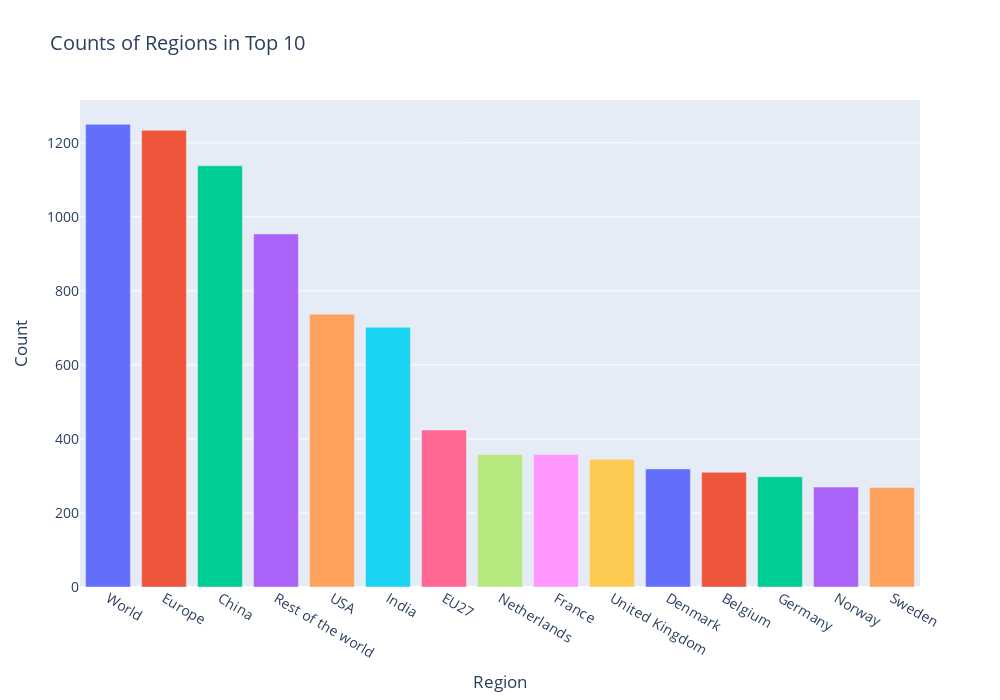

Write notebook code for a chart like this one.
### Code cell
color_sequence = ['#636EFA', '#EF553B', '#00CC96', '#AB63FA', '#FFA15A',
                  '#19D3F3', '#FF6692', '#B6E880', '#FF97FF', '#FECB52']

fig = px.bar(region_counts, 
             x=region_head.index, 
             y=region_head.values, 
             labels={'x':'Region', 'y':'Count'},
             title='Counts of Regions in Top 10',
             color=region_head.index,
             color_discrete_sequence=color_sequence)

fig.update_layout(width=1000, height=700, font_size=14, showlegend=False)

fig.show()

### Figure 1 — Plotly figure (JSON) as saved in the notebook; plotly's stock layout.template omitted (floating-point values rounded to 4 significant figures)
{"data": [{"alignmentgroup": "True", "hovertemplate": "color=World<br>Region=%{x}<br>Count=%{y}<extra></extra>", "legendgroup": "World", "marker": {"color": "#636EFA", "pattern": {"shape": ""}}, "name": "World", "offsetgroup": "World", "orientation": "v", "showlegend": true, "textposition": "auto", "type": "bar", "x": ["World"], "xaxis": "x", "y": [1250], "yaxis": "y"}, {"alignmentgroup": "True", "hovertemplate": "color=Europe<br>Region=%{x}<br>Count=%{y}<extra></extra>", "legendgroup": "Europe", "marker": {"color": "#EF553B", "pattern": {"shape": ""}}, "name": "Europe", "offsetgroup": "Europe", "orientation": "v", "showlegend": true, "textposition": "auto", "type": "bar", "x": ["Europe"], "xaxis": "x", "y": [1234], "yaxis": "y"}, {"alignmentgroup": "True", "hovertemplate": "color=China<br>Region=%{x}<br>Count=%{y}<extra></extra>", "legendgroup": "China", "marker": {"color": "#00CC96", "pattern": {"shape": ""}}, "name": "China", "offsetgroup": "China", "orientation": "v", "showlegend": true, "textposition": "auto", "type": "bar", "x": ["China"], "xaxis": "x", "y": [1138], "yaxis": "y"}, {"alignmentgroup": "True", "hovertemplate": "color=Rest of the world<br>Region=%{x}<br>Count=%{y}<extra></extra>", "legendgroup": "Rest of the world", "marker": {"color": "#AB63FA", "pattern": {"shape": ""}}, "name": "Rest of the world", "offsetgroup": "Rest of the world", "orientation": "v", "showlegend": true, "textposition": "auto", "type": "bar", "x": ["Rest of the world"], "xaxis": "x", "y": [954], "yaxis": "y"}, {"alignmentgroup": "True", "hovertemplate": "color=USA<br>Region=%{x}<br>Count=%{y}<extra></extra>", "legendgroup": "USA", "marker": {"color": "#FFA15A", "pattern": {"shape": ""}}, "name": "USA", "offsetgroup": "USA", "orientation": "v", "showlegend": true, "textposition": "auto", "type": "bar", "x": ["USA"], "xaxis": "x", "y": [737], "yaxis": "y"}, {"alignmentgroup": "True", "hovertemplate": "color=India<br>Region=%{x}<br>Count=%{y}<extra></extra>", "legendgroup": "India", "marker": {"color": "#19D3F3", "pattern": {"shape": ""}}, "name": "India", "offsetgroup": "India", "orientation": "v", "showlegend": true, "textposition": "auto", "type": "bar", "x": ["India"], "xaxis": "x", "y": [702], "yaxis": "y"}, {"alignmentgroup": "True", "hovertemplate": "color=EU27<br>Region=%{x}<br>Count=%{y}<extra></extra>", "legendgroup": "EU27", "marker": {"color": "#FF6692", "pattern": {"shape": ""}}, "name": "EU27", "offsetgroup": "EU27", "orientation": "v", "showlegend": true, "textposition": "auto", "type": "bar", "x": ["EU27"], "xaxis": "x", "y": [424], "yaxis": "y"}, {"alignmentgroup": "True", "hovertemplate": "color=Netherlands<br>Region=%{x}<br>Count=%{y}<extra></extra>", "legendgroup": "Netherlands", "marker": {"color": "#B6E880", "pattern": {"shape": ""}}, "name": "Netherlands", "offsetgroup": "Netherlands", "orientation": "v", "showlegend": true, "textposition": "auto", "type": "bar", "x": ["Netherlands"], "xaxis": "x", "y": [358], "yaxis": "y"}, {"alignmentgroup": "True", "hovertemplate": "color=France<br>Region=%{x}<br>Count=%{y}<extra></extra>", "legendgroup": "France", "marker": {"color": "#FF97FF", "pattern": {"shape": ""}}, "name": "France", "offsetgroup": "France", "orientation": "v", "showlegend": true, "textposition": "auto", "type": "bar", "x": ["France"], "xaxis": "x", "y": [358], "yaxis": "y"}, {"alignmentgroup": "True", "hovertemplate": "color=United Kingdom<br>Region=%{x}<br>Count=%{y}<extra></extra>", "legendgroup": "United Kingdom", "marker": {"color": "#FECB52", "pattern": {"shape": ""}}, "name": "United Kingdom", "offsetgroup": "United Kingdom", "orientation": "v", "showlegend": true, "textposition": "auto", "type": "bar", "x": ["United Kingdom"], "xaxis": "x", "y": [345], "yaxis": "y"}, {"alignmentgroup": "True", "hovertemplate": "color=Denmark<br>Region=%{x}<br>Count=%{y}<extra></extra>", "legendgroup": "Denmark", "marker": {"color": "#636EFA", "pattern": {"shape": ""}}, "name": "Denmark", "offsetgroup": "Denmark", "orientation": "v", "showlegend": true, "textposition": "auto", "type": "bar", "x": ["Denmark"], "xaxis": "x", "y": [319], "yaxis": "y"}, {"alignmentgroup": "True", "hovertemplate": "color=Belgium<br>Region=%{x}<br>Count=%{y}<extra></extra>", "legendgroup": "Belgium", "marker": {"color": "#EF553B", "pattern": {"shape": ""}}, "name": "Belgium", "offsetgroup": "Belgium", "orientation": "v", "showlegend": true, "textposition": "auto", "type": "bar", "x": ["Belgium"], "xaxis": "x", "y": [310], "yaxis": "y"}, {"alignmentgroup": "True", "hovertemplate": "color=Germany<br>Region=%{x}<br>Count=%{y}<extra></extra>", "legendgroup": "Germany", "marker": {"color": "#00CC96", "pattern": {"shape": ""}}, "name": "Germany", "offsetgroup": "Germany", "orientation": "v", "showlegend": true, "textposition": "auto", "type": "bar", "x": ["Germany"], "xaxis": "x", "y": [298], "yaxis": "y"}, {"alignmentgroup": "True", "hovertemplate": "color=Norway<br>Region=%{x}<br>Count=%{y}<extra></extra>", "legendgroup": "Norway", "marker": {"color": "#AB63FA", "pattern": {"shape": ""}}, "name": "Norway", "offsetgroup": "Norway", "orientation": "v", "showlegend": true, "textposition": "auto", "type": "bar", "x": ["Norway"], "xaxis": "x", "y": [270], "yaxis": "y"}, {"alignmentgroup": "True", "hovertemplate": "color=Sweden<br>Region=%{x}<br>Count=%{y}<extra></extra>", "legendgroup": "Sweden", "marker": {"color": "#FFA15A", "pattern": {"shape": ""}}, "name": "Sweden", "offsetgroup": "Sweden", "orientation": "v", "showlegend": true, "textposition": "auto", "type": "bar", "x": ["Sweden"], "xaxis": "x", "y": [269], "yaxis": "y"}], "layout": {"barmode": "relative", "font": {"size": 14}, "height": 700, "legend": {"title": {"text": "color"}, "tracegroupgap": 0}, "showlegend": false, "title": {"text": "Counts of Regions in Top 10"}, "width": 1000, "xaxis": {"anchor": "y", "autorange": true, "domain": [0, 1], "range": [-0.5, 14.5], "title": {"text": "Region"}, "type": "category"}, "yaxis": {"anchor": "x", "autorange": true, "domain": [0, 1], "range": [0, 1316.0], "title": {"text": "Count"}, "type": "linear"}}}
